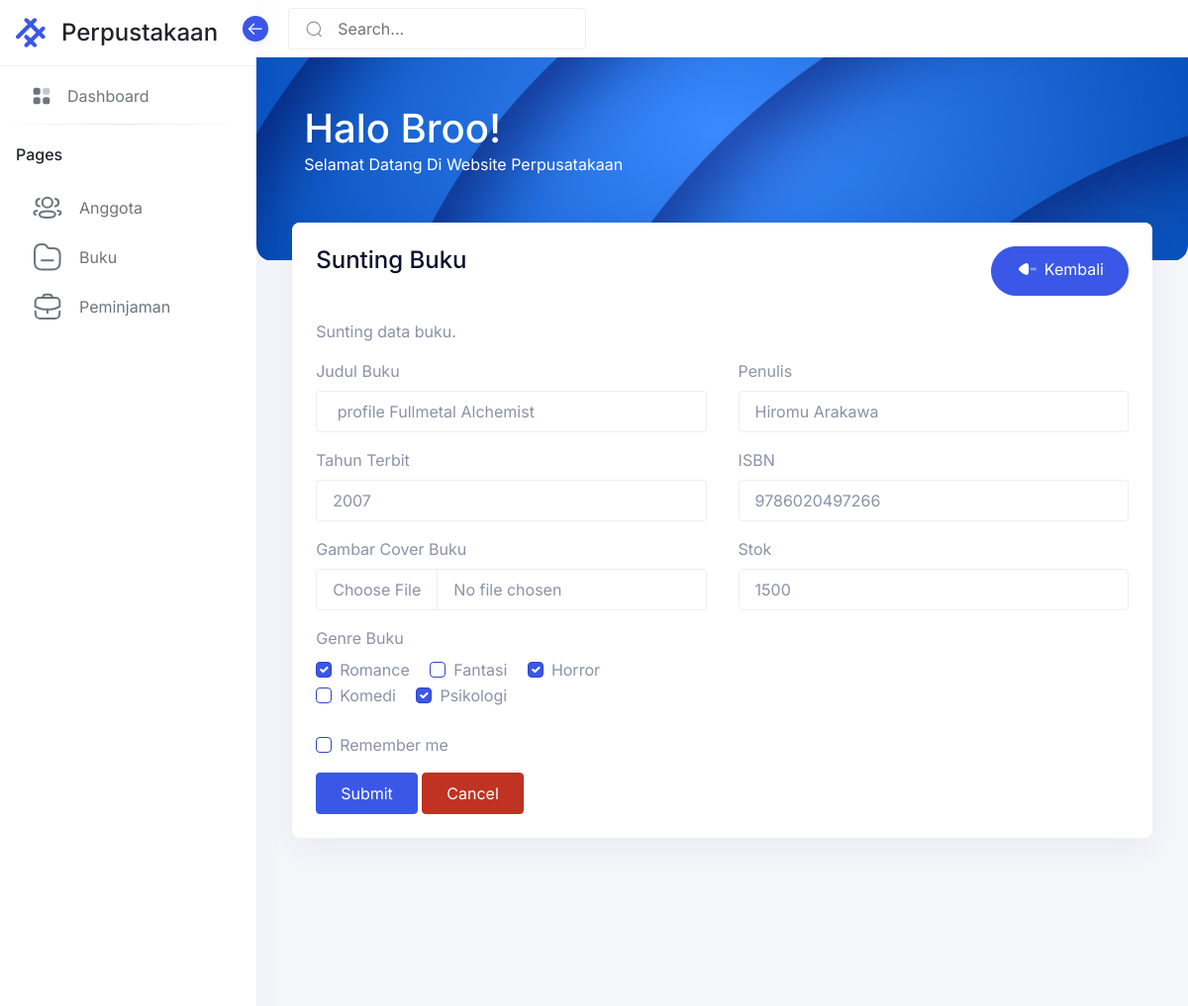
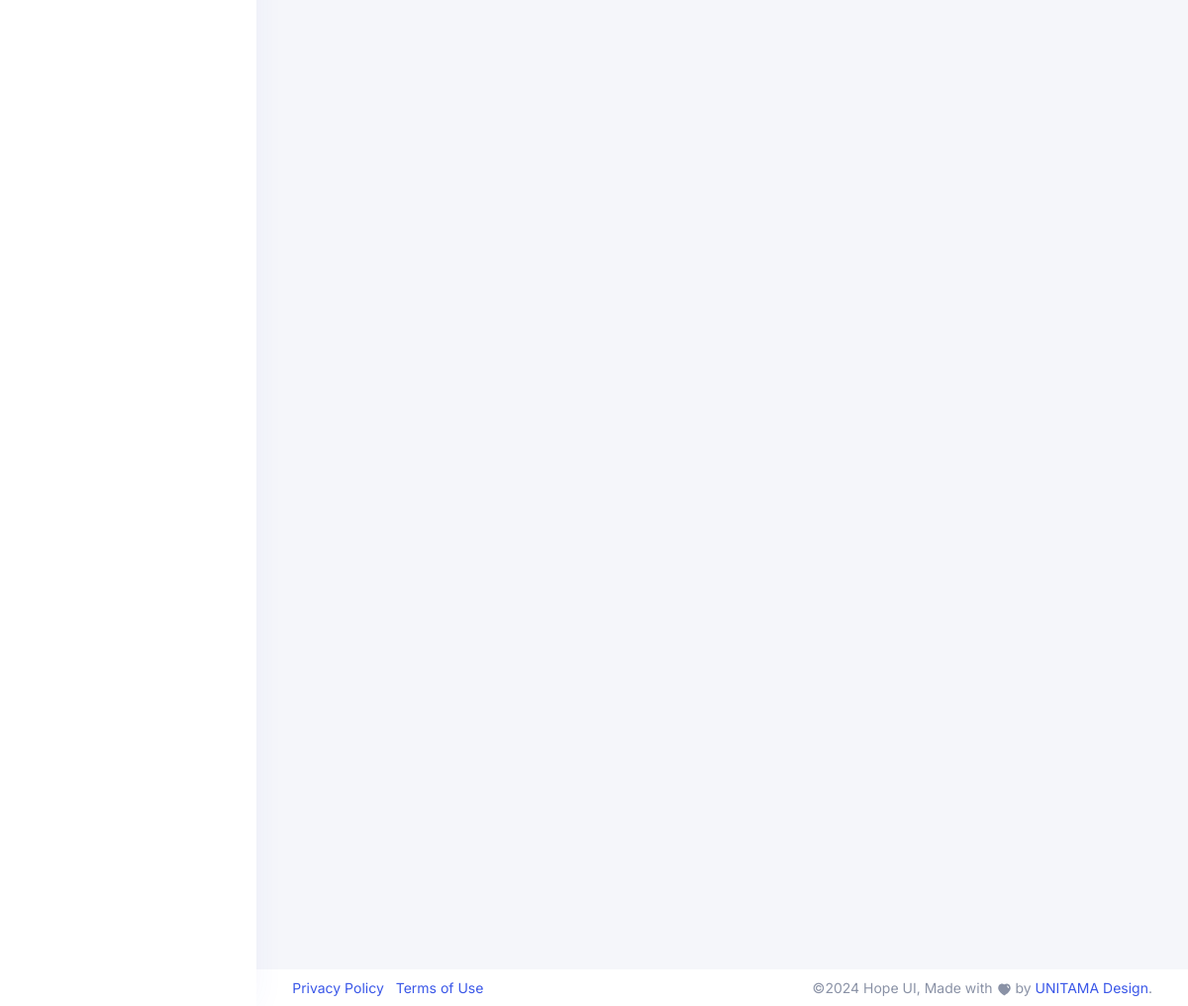
The app's page /buku/edit.php?id=7 with its own data (2 pictures, top to bottom).
### tables this page shows
CREATE TABLE IF NOT EXISTS `buku` (
  `id_buku` int NOT NULL AUTO_INCREMENT,
  `judul` varchar(255) DEFAULT NULL,
  `penulis` varchar(255) DEFAULT NULL,
  `tahun_terbit` int DEFAULT NULL,
  `genre` varchar(255) DEFAULT NULL,
  `gambar` varchar(255) DEFAULT NULL,
  `isbn` varchar(15) DEFAULT NULL,
  `stok` int DEFAULT NULL,
  PRIMARY KEY (`id_buku`)
);

### buku/edit.php (the view, shortened to what this page needs)
<?php include('../config/koneksi.php');
$id = isset($_GET['id']) ? $_GET['id'] : '';
$sql = "SELECT * FROM buku WHERE id_buku = '$id'";
$query =  mysqli_query($koneksi, $sql);
$data = mysqli_fetch_assoc($query);
$dataGenre = array_map('trim', explode(",", $data['genre']));
?>
<!DOCTYPE html>
<html lang="en">
<?php include "../contents/header.php"; ?>
<body>
    <?php include "../contents/sidebar.php"; ?>
    <main class="main-content">
        <div class="position-relative iq-banner">
            <?php include "../contents/navbar.php" ?>
            <?php include "../contents/navbar-header.php" ?>
        </div>
        <div class="conatiner-fluid content-inner mt-n5 py-0">
            <div class="row">
                <div class="col-sm-12">
                    <div class="card">
                        <div class="card-header d-flex justify-content-between">
                            <div class="header-title">
                                <h4 class="card-title">Sunting Buku</h4>
                            </div>
                            <a class="btn btn-primary rounded-pill" href="../buku">
                                <span class="btn-inner">
                                </span>
                                Kembali
                            </a>
                        </div>
                        <div class="card-body">
                            <p>Sunting data buku.</p>
                            <form action="../buku/proses_edit.php" method="POST" enctype="multipart/form-data">
                                <div class="row">
                                    <div class="col-md-6">
                                        <div class="form-group">
                                            <label class="form-label" for="judul">Judul Buku</label>
                                            <input type="text" class="form-control" id="judul" name="judul" placeholder="Masukkan Judul Buku..." value="<?php echo $data['judul'] ?>">
                                        </div>
                                    </div>
                                    <div class="col-md-6">
                                        <div class="form-group">
                                            <label class="form-label" for="penulis">Penulis</label>
                                            <input type="text" class="form-control" id="penulis" name="penulis" placeholder="Masukkan Nama Penulis..." value="<?php echo $data['penulis'] ?>">
                                        </div>
                                    </div>
                                </div>
                                <div class="row">
                                    <div class="col-md-6">
                                        <div class="form-group">
                                            <label class="form-label" for="tahun_terbit">Tahun Terbit</label>
                                            <input type="number" class="form-control" id="tahun_terbit" name="tahun_terbit" placeholder="Masukkan Tahun Terbit..." value="<?php echo $data['tahun_terbit'] ?>">
                                        </div>
                                    </div>
                                    <div class="col-md-6">
                                        <div class="form-group">
                                            <label class="form-label" for="isbn">ISBN</label>
                                            <input type="text" class="form-control" id="isbn" name="isbn" placeholder="Masukkan ISBN..." value="<?php echo $data['isbn'] ?>">
                                        </div>
                                    </div>
                                </div>
                                <div class="row">
                                    <div class="col-md-6">
                                        <label class="form-label" for="gambar">Gambar Cover Buku</label>
                                        <input type="file" class="form-control" id="gambar" name="gambar" accept="image/*">
                                    </div>
                                    <div class="col-md-6">
                                        <div class="form-group">
                                            <label class="form-label" for="isbn">Stok</label>
                                            <input type="number" class="form-control" id="stok" name="stok" placeholder="Masukkan Stok..." value="<?php echo $data['stok'] ?>">
                                        </div>
                                    </div>
                                </div>
                                <div class="row">
                                    <label class="form-label" for="basic-default-company">Genre Buku</label>
                                    <div class="col-md-6">
                                        <div class="form-check form-check-inline">
                                            <label class="form-check-label" for="Romance">Romance</label>
                                            <input class="form-check-input" type="checkbox" name="genre[]" value="Romance" id="Romance" <?php echo in_array("Romance", $dataGenre) ? 'checked' : ''; ?>>
                                        </div>
                                        <div class="form-check form-check-inline">
                                            <label class="form-check-label" for="Fantasi">Fantasi</label>
                                            <input class="form-check-input" type="checkbox" name="genre[]" value="Fantasi" id="Fantasi" <?php echo in_array("Fantasi", $dataGenre) ? 'checked' : ''; ?>>
                                        </div>
                                        <div class="form-check form-check-inline">
                                            <label class="form-check-label" for="Horror">Horror</label>
                                            <input class="form-check-input" type="checkbox" name="genre[]" value="Horror" id="Horror" <?php echo in_array("Horror", $dataGenre) ? 'checked' : ''; ?>>
                                        </div>
                                        <div class="form-check form-check-inline">
                                            <label class="form-check-label" for="Komedi">Komedi</label>
                                            <input class="form-check-input" type="checkbox" name="genre[]" value="Komedi" id="Komedi" <?php echo in_array("Komedi", $dataGenre) ? 'checked' : ''; ?>>
                                        </div>
                                        <div class="form-check form-check-inline">
                                            <label class="form-check-label" for="Psikologi">Psikologi</label>
                                            <input class="form-check-input" type="checkbox" name="genre[]" value="Psikologi" id="Psikologi" <?php echo in_array("Psikologi", $dataGenre) ? 'checked' : ''; ?>>
                                        </div>
                                    </div>
                                </div>
                                <div class="form-group mt-4">
                                    <div class="form-check">
                                        <input class="form-check-input" type="checkbox" value="" id="flexCheckDefault3">
                                        <label class="form-check-label" for="flexCheckDefault3">
                                            Remember me
                                        </label>
                                    </div>
                                </div>
                                <button type="submit" name="submit" class="btn btn-primary">Submit</button>
                                <button type="reset" class="btn btn-danger">Cancel</button>
                            </form>
                        </div>
                    </div>
                </div>
            </div>
        </div>
        <?php include "../contents/footer.php" ?>
    </main>
</body>
</html>

### records on screen
buku: judul "profile Fullmetal Alchemist", penulis "Hiromu Arakawa", tahun_terbit "2007", isbn "9786020497266", stok "1500", genre "☑"
